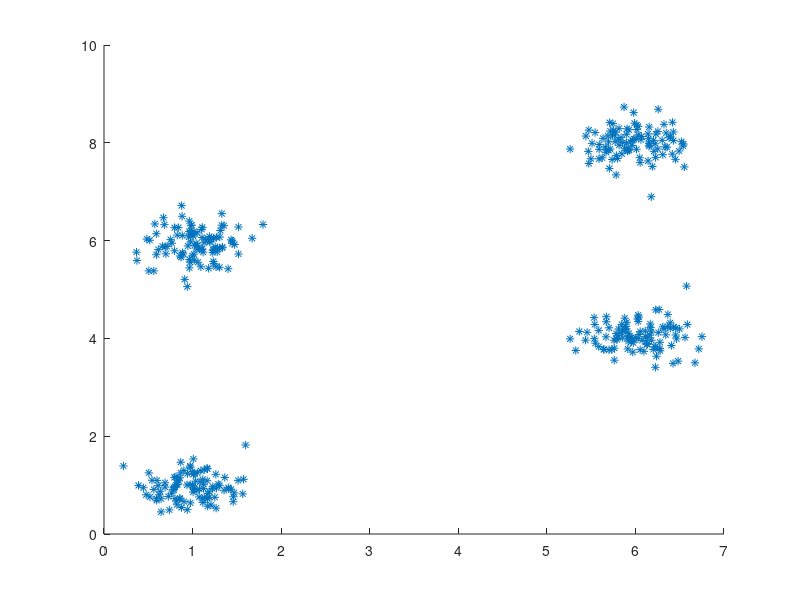
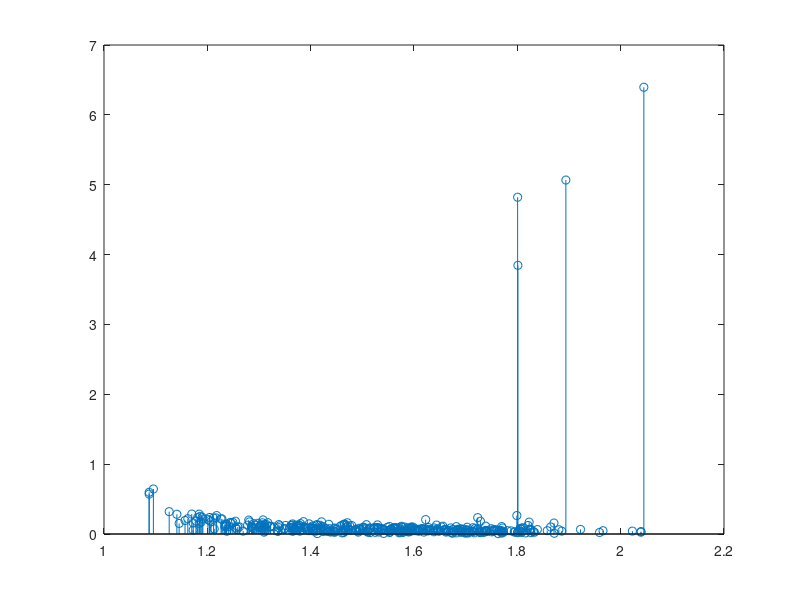
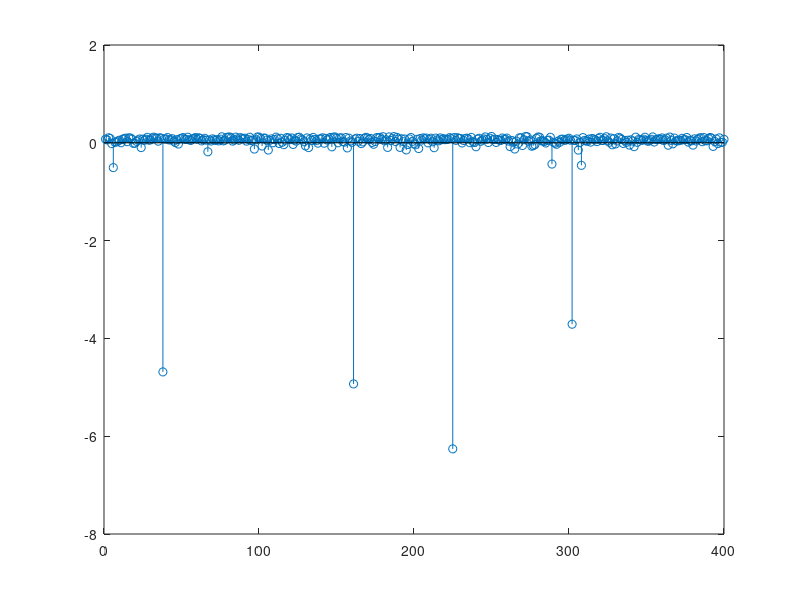

Source code (MATLAB) for these figures, in order: (Note: this script raises an error after producing the figures.)
clc, clear;
a1 = normrnd(1, 0.3, 1, 100);
b1 = normrnd(1, 0.3, 1, 100);
a2 = normrnd(1, 0.3, 1, 100);
b2 = normrnd(6, 0.3, 1, 100);
a3 = normrnd(6, 0.3, 1, 100);
b3 = normrnd(4, 0.3, 1, 100);
a4 = normrnd(6, 0.3, 1, 100);
b4 = normrnd(8, 0.3, 1, 100);
figure();
scatter([a1, a2, a3, a4], [b1, b2, b3, b4], '*');

%%
imageU = [[a1, a2, a3, a4];[b1, b2, b3, b4]]';
imageUL = 400;
sigma = zeros([1, imageUL]);
rho = zeros([1, imageUL]);
k0 = round(0.04 * imageUL);
dis = zeros([1, imageUL]);
for i = 1:imageUL
    for j = 1:imageUL
        dis(j) = sum((imageU(j, :) - imageU(i, :)) .^ 2) .^ 0.5;
    end
    disSort = sort(reshape(dis, 1, imageUL));
    rho(i) = exp(1 / (sum(disSort(1:k0)) + 0.000001));
end
for i = 1:imageUL
    for j = 1:imageUL
        dis(j) = sum((imageU(j, :) - imageU(i, :)) .^ 2) .^ 0.5;
    end
    if (rho(i) == max(rho))
        sigma(i) = max(dis);
    else
        sigma(i) = min(dis(rho > rho(i)));
    end
end
a_0 = -0.2;
a_1 = 0.001;
sigmaF = a_0 + a_1 .* (1 ./ rho);
sigma0 = sigmaF - sigma;
sigma0 = sigma0 - mean(sigma0);
centerCur = imageU(repmat((abs(sigma0') > 2), 1, 2));
k = length(centerCur') / 2;
centerCur = reshape(centerCur, k, 2);
figure();stem(rho,sigma);
figure();stem(sigma0);

%%
a = [a1, a2, a3, a4];
b = [b1, b2, b3, b4];
% k = 4;
l = length(a);
x0 = unidrnd(l, 1, k);
y0 = unidrnd(l, 1, k);
centerPre = zeros(size(centerCur));
mark = zeros([1, l]);
while abs(sum(abs(centerCur - centerPre), 'all')) > 0.005
    for i = 1:l
       dis = ((centerCur(:, 1) - a(i)) .^ 2 + (centerCur(:, 2) - b(i)) .^ 2) .^ 0.5;
       [~, index] = sort(dis);
       mark(i) = index(1);
    end
    centerPre = centerCur;
    for i = 1:length(centerCur(:, 1))
        centerCur(i, :) = [mean(a(mark == i), 'all'), mean(b(mark == i), 'all')];
    end
    drawCluster(2, [a;b]', mark, centerCur);
    
    disp(centerCur);
end